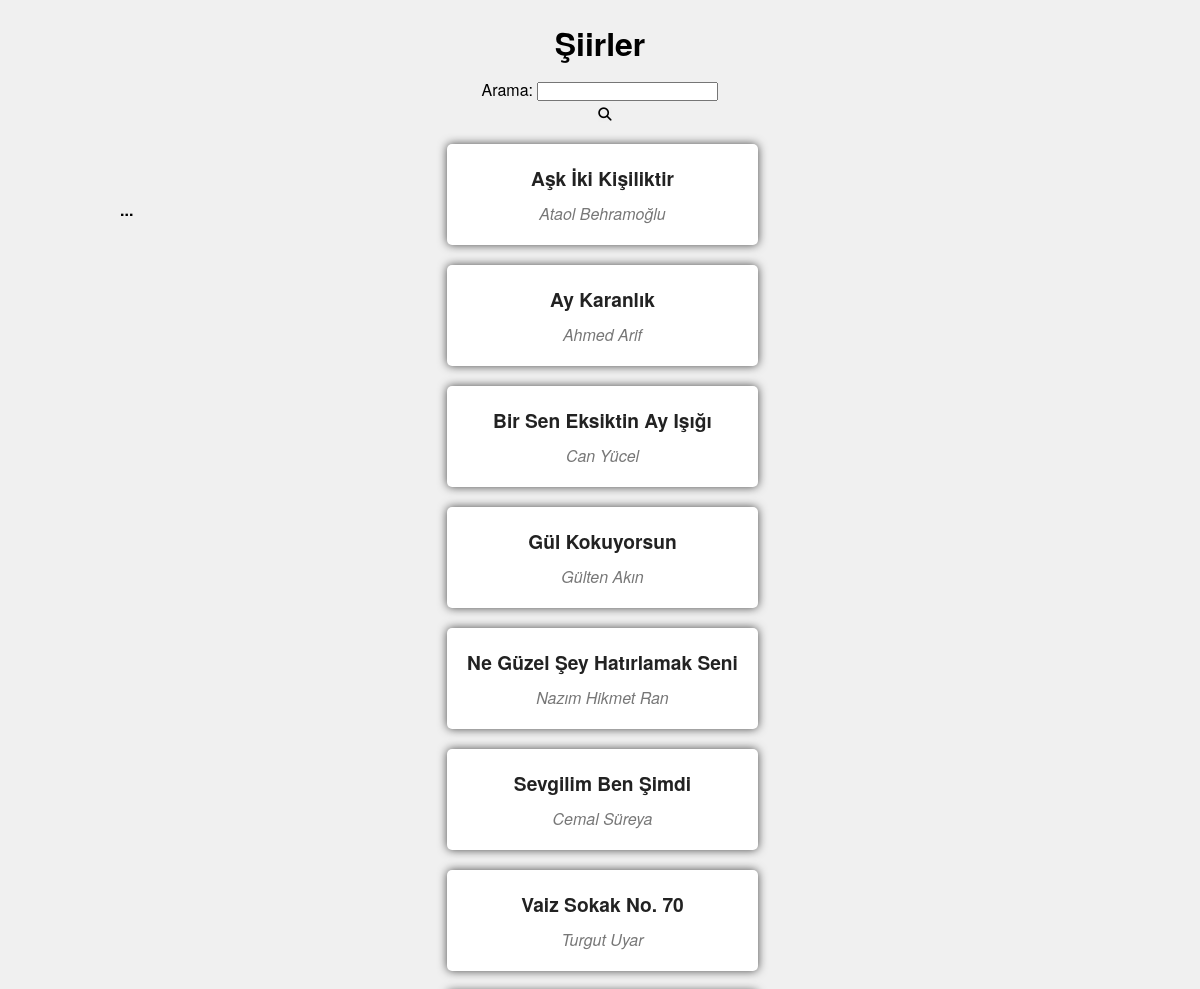
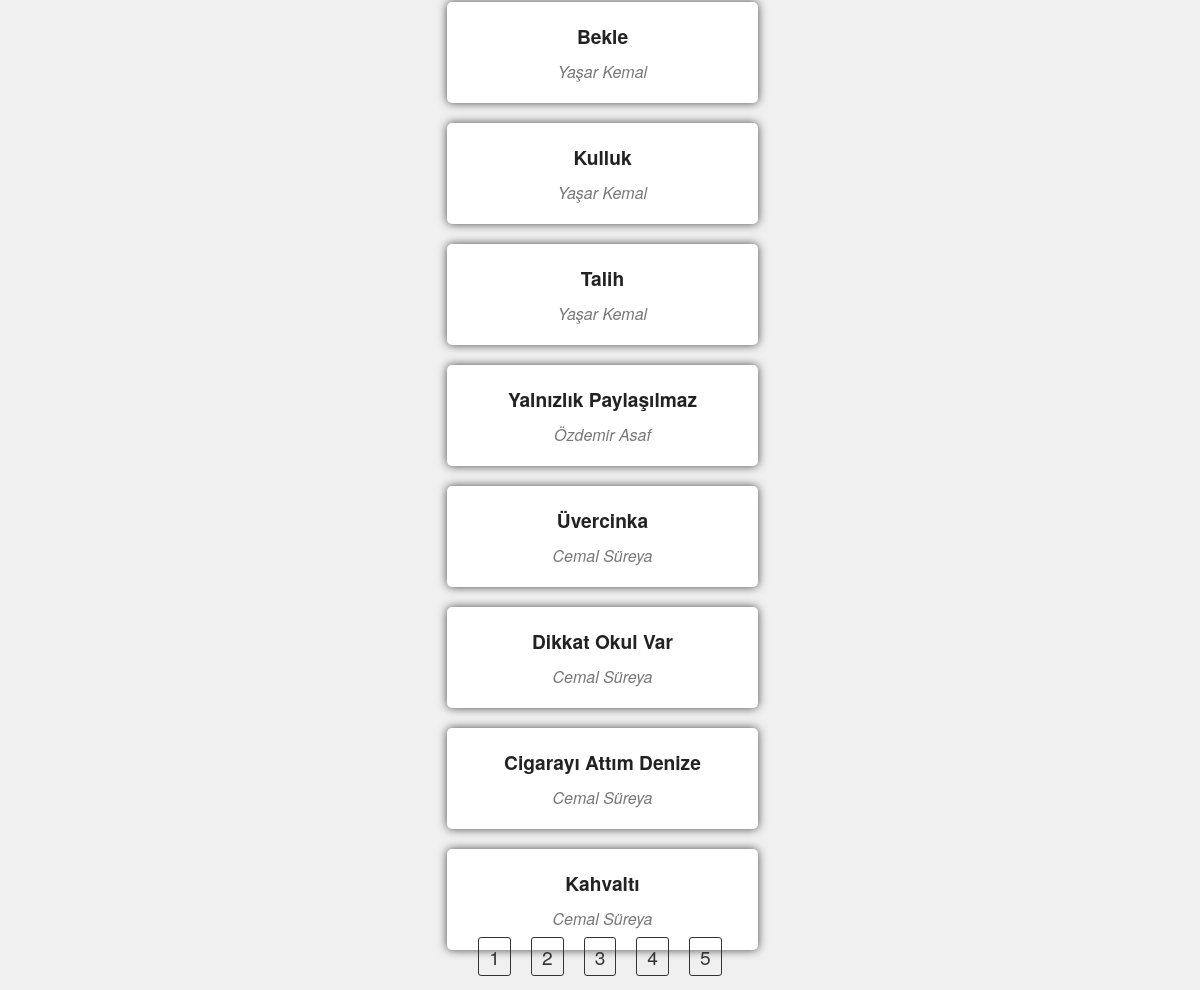
The page / on the database its author committed (2 pictures, top to bottom).
### poetsShown/models.py (models this page shows, shortened)
class poets_shown(models.Model):
    poetAuthor = models.ForeignKey(poet_author,on_delete=models.CASCADE)
    poetName = models.CharField(max_length=60)
    poetContext = models.TextField(max_length=4000)
    popularity = models.PositiveIntegerField(default=0)

class poet_author(models.Model):
    author = models.CharField(max_length=60)
    def __str__(self):
        return self.author

### poetsShown/views.py (the view, shortened to what this page needs)
# urls.py: path("", views.index, name='index'),
def index(request):
    poets = poets_shown.objects.order_by('-id')
    paginator = Paginator(poets, 15)
    page_number = request.GET.get('page')
    page_obj = paginator.get_page(page_number)
    if request.method == "GET":
        form = PoetSearchForm()
    return render(request,'poetsShown/index.html',{
        'page_obj': page_obj,
        'form': form
    })

### poetsShown/forms.py
class PoetSearchForm(forms.Form):
    query = forms.CharField(label='Arama', max_length=100,
    widget=forms.TextInput(attrs={'autocomplete': 'off'}))

### poetsShown/templates/poetsShown/index.html (shortened to what this page needs)
{% extends "poetsShown/base.html" %}
{% load static %}
    {% block title %}
    <link rel="stylesheet" href="{% static 'poetsShown/css/index.css' %}">
{% endblock title %}
{% block body %}
    <div class="container">
        <div class="menu">
            <div class="menu-toggle" onclick="toggleMenu()">...</div>
          </div>
        <ul>
            <h1>Şiirler</h1>
            <div class="form-container">
                <form method="post">
                    {{ form.as_p }}
                    <button type="submit" class="submitBtn"><i class="fa-solid fa-magnifying-glass"></i></button>
                </form>
            </div>
            {% for poet in page_obj %}
            <li>
                <div class="poetShow">
                    <a href="{% url 'poet_show' name=poet.poetName  %}" class="poetLink">
                        <div class="poet">{{ poet.poetName }}</div>
                        <div class="poetName">{{ poet.poetAuthor }}</div>
                    </a>
                </div>
            </li>
            {% endfor %}
        </ul>
        <div class="pagination">
            <ul>
                {% if page_obj.has_previous %}
                <li><a href="?page=1">1</a></li>
                {% if page_obj.number > 4 %}<li><span>...</span></li>{% endif %}
                {% for num in page_obj.paginator.page_range %}
                    {% if num > page_obj.number|add:'-2' and num < page_obj.number|add:'2' %}
                        {% if num == page_obj.number %}
                            <li><span>{{ num }}</span></li>
                        {% else %}
                            <li><a href="?page={{ num }}">{{ num }}</a></li>
                        {% endif %}
                    {% endif %}
                {% endfor %}
                {% if page_obj.number < page_obj.paginator.num_pages|add:'-3' %}<li><span>...</span></li>{% endif %}
                <li><a href="?page={{ page_obj.paginator.num_pages }}">{{ page_obj.paginator.num_pages }}</a></li>
            {% else %}
                {% if page_obj.paginator.num_pages <= 6 %}
                    {% for num in page_obj.paginator.page_range %}
                        <li><a href="?page={{ num }}">{{ num }}</a></li>
                    {% endfor %}
                {% endif %}
            {% endif %}
                        </ul>
        </div>
{% endblock body %}

### poetsShown/static/poetsShown/css/index.css (style rules this page uses)
* { box-sizing: border-box; margin: 0; padding: 0; text-align: center; }
body { font-family: "Helvetica Neue", Arial, sans-serif; background-color: #f0f0f0; }
.container { display: flex; justify-content: center; align-items: center; min-height: 100vh; padding: 20px; }
.poetShow { background-color: white; border-radius: 5px; box-shadow: 0 0 10px rgba(0, 0, 0, 0.7); margin: 20px; padding: 20px; max-width: 400px; text-align: center; margin-left: 25px; }
.poetLink { text-decoration: none; color: #222; }
.poet { font-size: 1.2em; font-weight: bold; margin-bottom: 10px; }
.poetName { font-style: italic; color: #777; }
ul { list-style-type: none; }
.submitBtn { border: none; height: auto; }
form { margin-top: 5%; }
.form-container { display: inline-block; align-items: center; }
.form-container .submitBtn { margin-left: 10px; }
.menu { position: absolute; top: 10%; left: 10%; }
.menu-toggle { cursor: pointer; font-weight:900; }
.pagination { position: fixed; bottom: 20px; left: 0; width: 100%; display: flex; justify-content: center; align-items: center; font-size: 1.2em; }
.pagination ul { list-style-type: none; padding: 0; margin: 0; display: flex; justify-content: center; align-items: center; flex-wrap: wrap; }
.pagination ul li { margin: 0 5px; }
.pagination a, .pagination span { text-decoration: none; color: #333; padding: 5px 10px; border: 1px solid #333; border-radius: 3px; transition: background-color 0.3s, color 0.3s; margin: 5px; }

### rows shown on the page
poets_shown: poetName "Aşk İki Kişiliktir", poetAuthor "Ataol Behramoğlu"
poets_shown: poetName "Ay Karanlık", poetAuthor "Ahmed Arif"
poets_shown: poetName "Bir Sen Eksiktin Ay Işığı", poetAuthor "Can Yücel"
poets_shown: poetName "Gül Kokuyorsun", poetAuthor "Gülten Akın"
poets_shown: poetName "Ne Güzel Şey Hatırlamak Seni", poetAuthor "Nazım Hikmet Ran"
poets_shown: poetName "Sevgilim Ben Şimdi", poetAuthor "Cemal Süreya"
poets_shown: poetName "Vaiz Sokak No. 70", poetAuthor "Turgut Uyar"
poets_shown: poetName "Bekle", poetAuthor "Yaşar Kemal"
poets_shown: poetName "Kulluk", poetAuthor "Yaşar Kemal"
poets_shown: poetName "Talih", poetAuthor "Yaşar Kemal"
poets_shown: poetName "Yalnızlık Paylaşılmaz", poetAuthor "Özdemir Asaf"
poets_shown: poetName "Üvercinka", poetAuthor "Cemal Süreya"
poets_shown: poetName "Dikkat Okul Var", poetAuthor "Cemal Süreya"
poets_shown: poetName "Cigarayı Attım Denize", poetAuthor "Cemal Süreya"
poets_shown: poetName "Kahvaltı", poetAuthor "Cemal Süreya"

### other values the page prints
{{ num }} "1" "2" "3" "4" "5"
